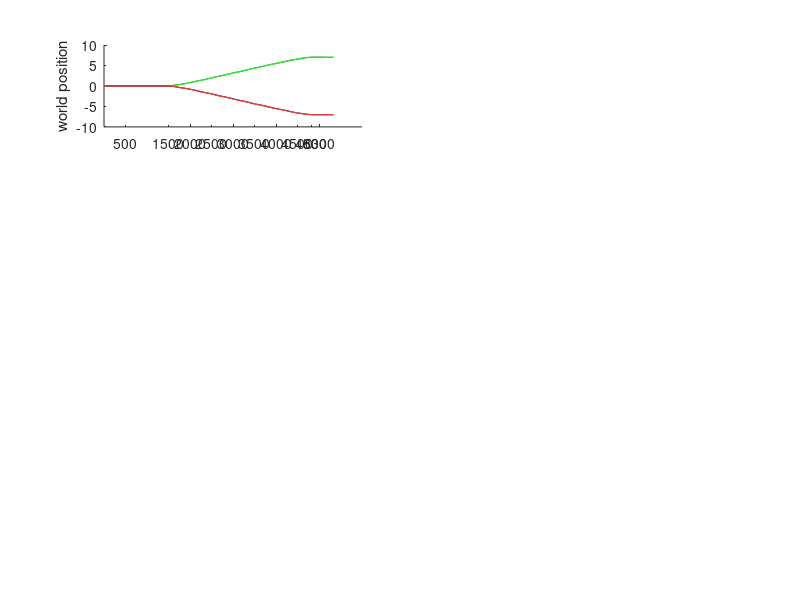

The MATLAB script that drew this image: (Note: this script raises an error after producing the figure.)
%% DIVERGENCE DEMO
%
% Data formatting
% For tangling and divergence analyses, data should be formatted as for
% jPCA. Each data structure (e.g. D_m1, loacted in M1_sampleData.mat)
% contains C elements corresponding to the number fo conditions (here, 2).
% The t x n matrix 'A' contains the trial-averaged firing rates as a
% function of time for each neuron. All other fields are optional. The
% 'times' field indicates the time course of each sample in A and the
% 'analyzeTimes' field indicates which of these times should be analyzed
% (e.g. by jPCA, tangling, or divergence).
% 
% Sample data contents The data included in this demo were recorded in the
% Churchland lab at Columbia University. Single-unit neural data were
% recorded sequentially from a macaque monkey during the performance of a
% hand-pedaling task. Monkeys grasped a hand crank and cycled through a
% virtual environment for a number of prescribed cycles as indicated by a
% visual cue. The data included here correspond to two seven-cycle
% conditions (forward bottom-start and backward bottom-start for monkey C).
%  For more information about data processing and the task, see Russo et al
%  Neuron 2020.
%
%
% AUTHORSHIP
% |Author: Abigail Russo,|
% |Email: russoaa@gmail.com,|
% |Dated: May 2019|
%% Plot example behavioral kinamtics
% The sample data contain two conditions: seven-cycle for forward pedaling
% starting at the bottom and seven cycle for backward pedaling starting at
% the bottom. Plot the kinematic data (hand position and velocity, torque,
% and wrist angle) from 8 example sessions to get a feel for the behavior.
% Data have been trial averaged and aligned as described in Russo et al
% Neuron 2020. The analysis time window is 100ms before movement onset to
% 100ms after movement offset.

load kinematic_sampleData


T = length(p(1).A);
ticks = sort([500 1500:500:T T-500]);
tickLabels = arrayfun(@(n) {num2str(n)}, (ticks/1000) - 1.5); % time from movement onset in seconds
tickLabels{1} = 'target on';
tickLabels{end-1} = 'stop';

figure; 
subplot(421); hold on;
h = plot(p(1).A,'color',[.2 .8 .2]);
j = plot(p(2).A,'color',[.8 .2 .2]);
ylabel('world position')
set(gca,'XTick',ticks,'XTickLabels',[],'XLim',[0 T])
analyzeTimes = p(1).analyzeTimes;
k = plot([analyzeTimes(1) analyzeTimes(end)],[0 0],'k');
plot([analyzeTimes(1) analyzeTimes(1)],[-1 1],'k');
plot([analyzeTimes(end) analyzeTimes(end)],[-1 1],'k');
legend([h(1) j(1) k],{'Forward bottom start','Backward bottom start','Analysis time window'},'Location','NW')

subplot(423); hold on;
plot(diff(p(1).A),'color',[.2 .8 .2])
plot(diff(p(2).A),'color',[.8 .2 .2])
ylabel('angular hand velocity')
set(gca,'XTick',ticks,'XTickLabels',[],'XLim',[0 T])

subplot(425); hold on;
plot(tq(1).A,'color',[.2 .8 .2])
plot(tq(2).A,'color',[.8 .2 .2])
ylabel('torque')
set(gca,'XTick',ticks,'XTickLabels',[],'XLim',[0 T])

subplot(427); hold on;
plot(w(1).A,'color',[.2 .8 .2])
plot(w(2).A,'color',[.8 .2 .2])
ylabel('wrist angle')
set(gca,'XTick',ticks,'XTickLabels',tickLabels,'XLim',[0 T])
xlabel('time from movement onset (s)')


subplot(422); hold on;
plot(vp(1).A,'color',[.2 .8 .2])
plot(vp(2).A,'color',[.8 .2 .2])
ylabel('vertical hand position')
set(gca,'XTick',ticks,'XTickLabels',[],'XLim',[0 T])

subplot(424); hold on;
plot(hp(1).A,'color',[.2 .8 .2])
plot(hp(2).A,'color',[.8 .2 .2])
ylabel('horizontal hand position')
set(gca,'XTick',ticks,'XTickLabels',[],'XLim',[0 T])

subplot(426); hold on;
plot(vv(1).A,'color',[.2 .8 .2])
plot(vv(2).A,'color',[.8 .2 .2])
ylabel('vertical hand velocity')
set(gca,'XTick',ticks,'XTickLabels',[],'XLim',[0 T])

subplot(428); hold on;
plot(hv(1).A,'color',[.2 .8 .2])
plot(hv(2).A,'color',[.8 .2 .2])
ylabel('horizontal hand velocity')
set(gca,'XTick',ticks,'XTickLabels',[],'XLim',[0 T])
set(gca,'XTick',ticks,'XTickLabels',tickLabels)
xlabel('time from movement onset (s)')

sgtitle('Example kinematics from 8 recording sessions')


%% Analyze divergence
load M1_sampleData
load SMA_sampleData



Dvg_m1 = divergeAnalysis( D_m1, 'softenNorm',5);
Dvg_sma = divergeAnalysis(D_sma,'softenNorm',5);

% make scatter plot with sample data, formatted as in Russo et al 2020 Fig 7A
formattedScatter(Dvg_sma, Dvg_m1, {'SMA Divergence','M1 Divergence'});


% make histogram difference plot with sample data, formatted as in Russo et al 2020 Fig 7C
figure; hold on
Dvg_Diff = Dvg_sma-Dvg_m1;
myRange = [min(Dvg_Diff) max(Dvg_Diff)];
myEdge = max(abs(myRange)); bw = 10;
myEdge = ceil(myEdge/10)*10; 
histParams = {'DisplayStyle','bar','FaceColor',[.2 .5 .8],...
   'EdgeAlpha',0,'BinEdges',[-myEdge:bw:myEdge],'Normalization','probability'};
histogram(Dvg_Diff,histParams{:})
xlim = max(abs(get(gca,'XLim')));
set(gca,'XLim',[-xlim xlim])
ylim = get(gca,'YLim');
plot([0 0],[0 ylim(2)],'--','Color','k','LineWidth',2)

params = struct();
params.fontSize = 14;
params.axisLabel = 'Divergence (SMA - M1)';
params.axisOffset = 0;
AxisMMC(-myEdge, myEdge, params);

params.axisLabel = 'Fraction of time points';
params.axisOrientation = 'v';
params.axisOffset = -xlim;

AxisMMC(0, ylim(2), params);
set(gca,'Visible','off');
set(gcf,'Color','w')
axis([-xlim-bw, xlim+bw, -.01, ylim(2)*1.05])